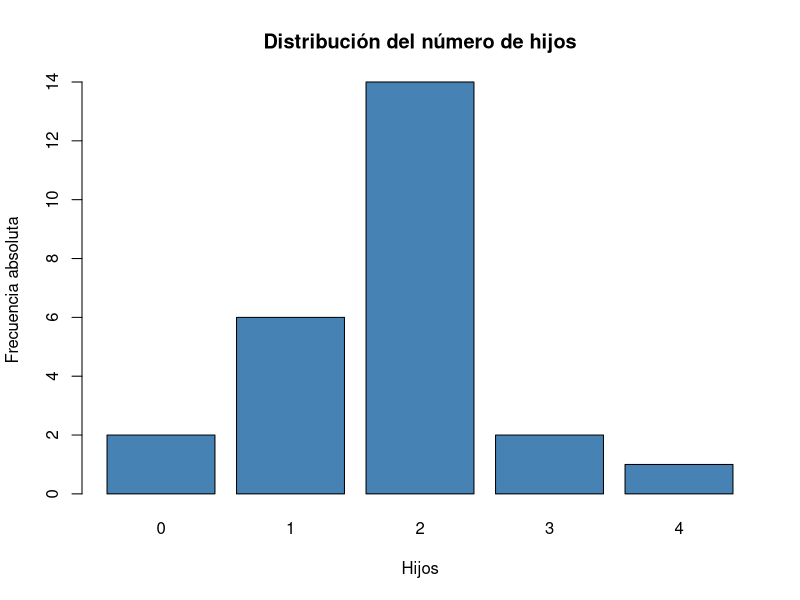
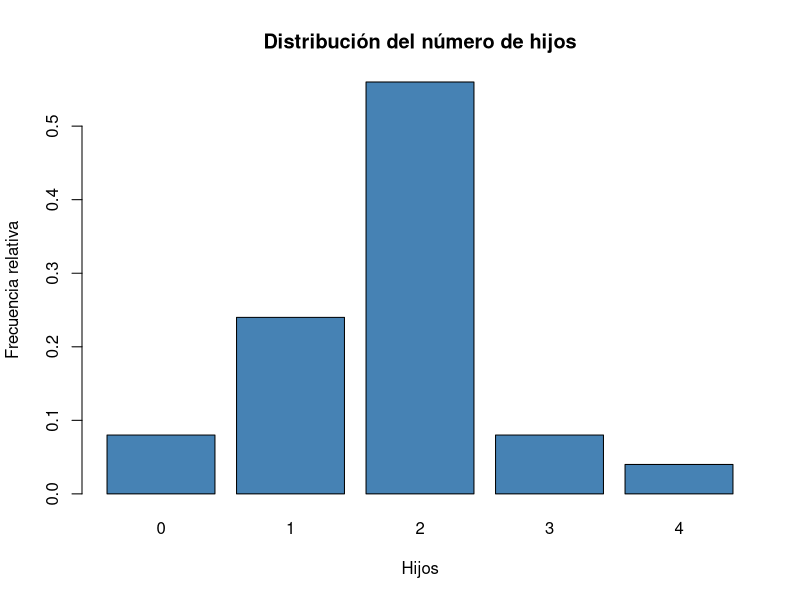
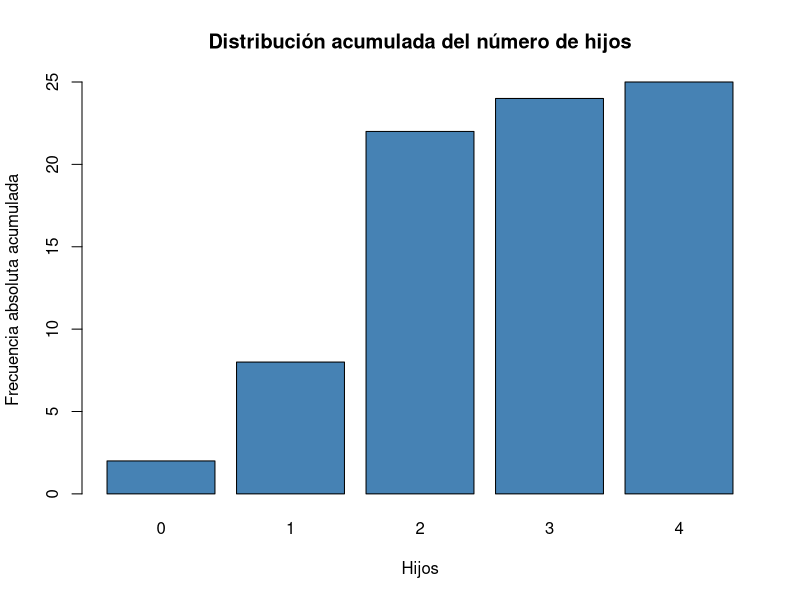
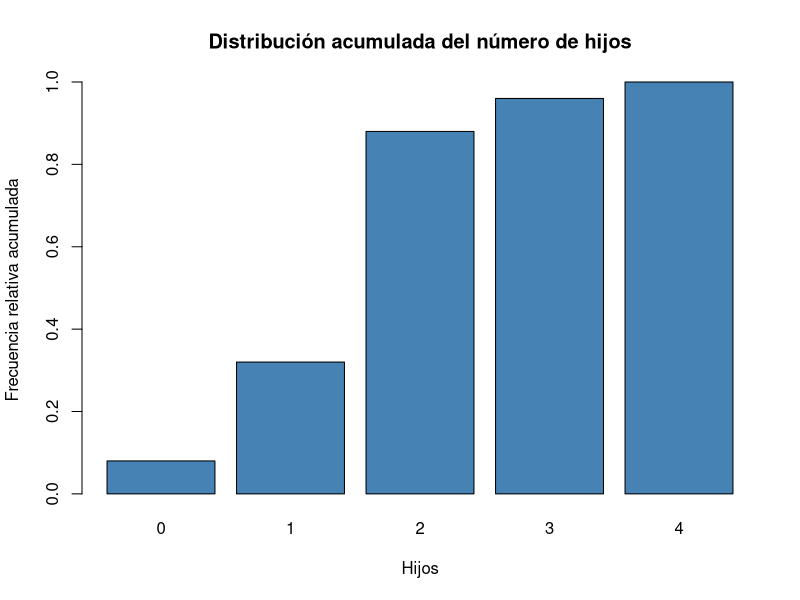
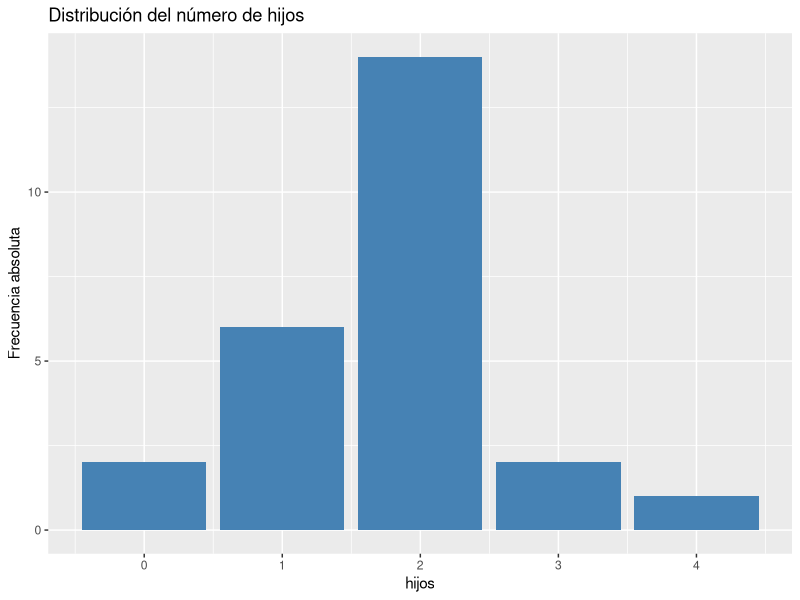
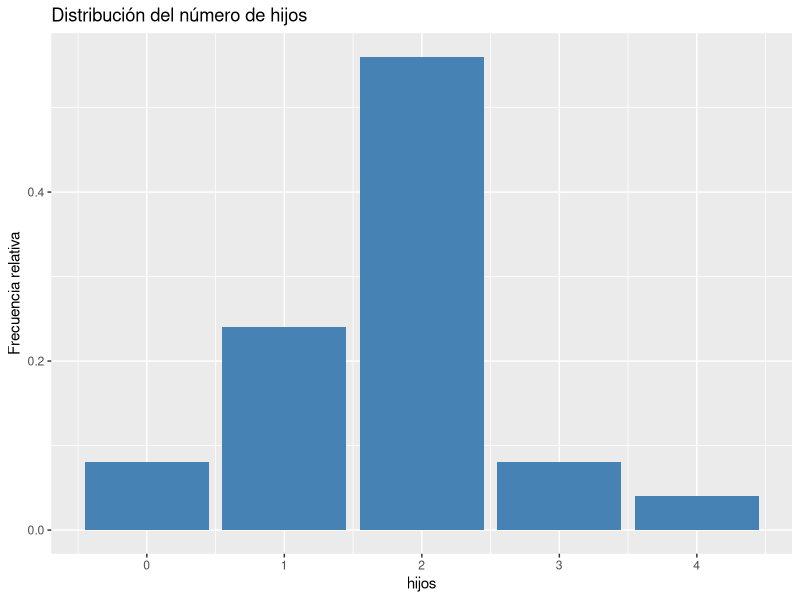
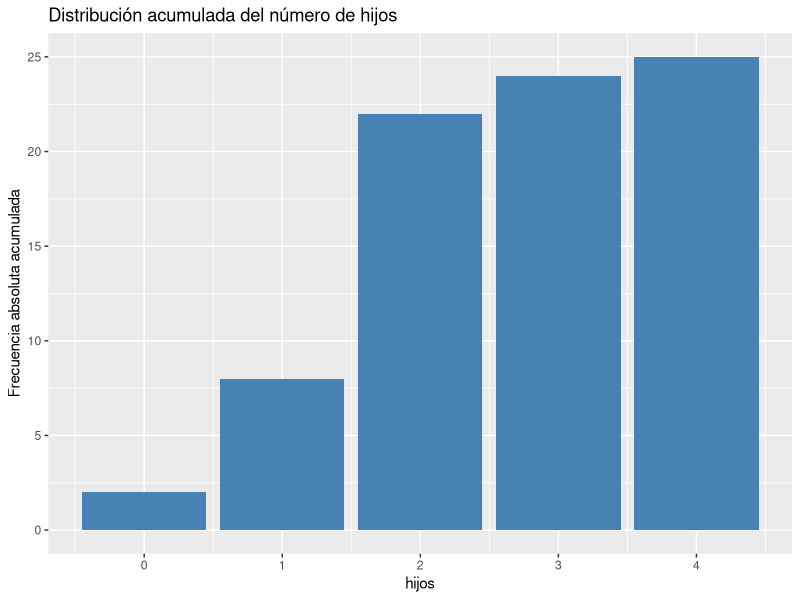
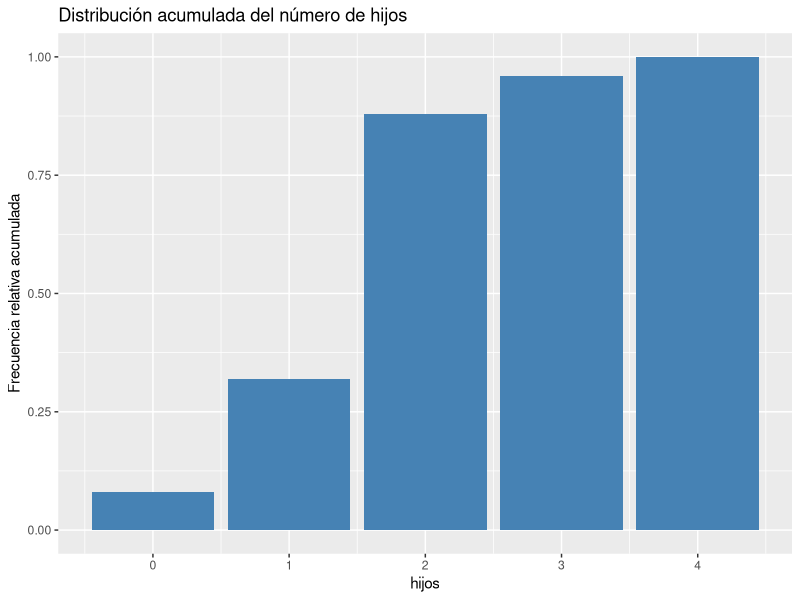

Write the R code that produced these figures, in order.
## ---- chunk 1
    df <- data.frame(hijos = c(1, 2, 4, 2, 2, 2, 3, 2, 1, 1, 0, 2, 2, 0, 2, 2, 1, 2, 2, 3, 1, 2, 2, 1, 2))
## ---- chunk 2
    library(tidyverse)
    df <- tibble(hijos = c(1, 2, 4, 2, 2, 2, 3, 2, 1, 1, 0, 2, 2, 0, 2, 2, 1, 2, 2, 3, 1, 2, 2, 1, 2))
## ---- chunk 3
    library(knitr)
    # Frecuencias absolutas.
    ni <- table(df$hijos)
    # Frecuencias relativas
    fi <- prop.table(ni)
    # Frecuencias acumuladas.
    Ni <- cumsum(ni)
    # Frecuencias relativas acumuladas.
    Fi <- cumsum(fi)
    # Creamos un data frame con las frecuencias.
    tabla_frec <- cbind(ni, fi, Ni, Fi)
    kable(tabla_frec)
## ---- chunk 4
    library(knitr)
    # Calculamos la tabla de frecuencias absolutas.
    df |> count(hijos) |>
        # Añadimos nuevas columnas con las frecuencias relativas, acumuladas y relativas acumuladas.
        mutate(fi = n/sum(n), Ni = cumsum(n), Fi = cumsum(n)/sum(n)) |>
        kable()
## ---- chunk 5
    # Diagrama de barras de frecuencias absolutas.
    barplot(ni, col = "steelblue", main = "Distribución del número de hijos", xlab = "Hijos", ylab = "Frecuencia absoluta")
    # Diagrama de barras de frecuencias relativas.
    barplot(fi, col = "steelblue", main = "Distribución del número de hijos", xlab = "Hijos", ylab = "Frecuencia relativa")
    # Diagrama de barras de frecuencias absolutas acumuladas.
    barplot(Ni, col = "steelblue", main = "Distribución acumulada del número de hijos", xlab = "Hijos", ylab = "Frecuencia absoluta acumulada")
    # Diagrama de barras de frecuencias relativas acumuladas.
    barplot(Fi, col = "steelblue", main = "Distribución acumulada del número de hijos", xlab = "Hijos", ylab = "Frecuencia relativa acumulada")
## ---- chunk 6
    # Diagrama de barras de frecuencias absolutas
    # Añadimos la variable a la dimensión x.
    df |> ggplot(aes(x = hijos)) +
        # Añadimos la geometría de barras.
        geom_bar(fill = "steelblue") +
        # Añadimos el título y las etiquetas de los ejes. 
        labs(title = "Distribución del número de hijos", y = "Frecuencia absoluta")
    
    # Diagrama de barras de frecuencias relativas
    # Añadimos la variable a la dimensión x.
    df |> ggplot(aes(x = hijos)) +
        # Añadimos la geometría de barras y asignamos a la dimensión y las frecuencias relativas.
        geom_bar(aes(y = after_stat(count/sum(count))), fill = "steelblue") +
        # Añadimos el título y las etiquetas de los ejes.
        labs(title = "Distribución del número de hijos", y = "Frecuencia relativa")

    # Diagrama de barras de frecuencias acumuladas
    # Añadimos la variable a la dimensión x.
    df |> ggplot(aes(x = hijos)) +
        # Añadimos la geometría de barras y asignamos a la dimensión y las frecuencias absolutas acumuladas.
        geom_bar(aes(y = after_stat(cumsum(count))), fill = "steelblue") +
        # Añadimos el título y las etiquetas de los ejes.
        labs(title = "Distribución acumulada del número de hijos", y = "Frecuencia absoluta acumulada")
    
    # Diagrama de barras de frecuencias acumuladas
    # Añadimos la variable a la dimensión x.
    df |> ggplot(aes(x = hijos)) +
        # Añadimos la geometría de barras y asignamos a la dimensión y las frecuencias relativas acumuladas.
        geom_bar(aes(y = after_stat(cumsum(count)/sum(count))), fill = "steelblue") +
        # Añadimos el título y las etiquetas de los ejes.
        labs(title = "Distribución acumulada del número de hijos", y = "Frecuencia relativa acumulada")
## ---- chunk 7
    # Frecuencias relativas.
    plot(fi, type = "l", col = "steelblue", main = "Distribución del número de hijos", xlab = "Hijos", ylab = "Frecuencia relativa")
## ---- chunk 8
    # Calculamos las frecuencias absolutas.
    df |> count(hijos) |> 
        # Añadimos una nueva columna con las frecuencias relativas.
        mutate(fi = n/sum(n)) |>
        # Añadimos los hijos a la dimensión x y las frecuencias relativas a la dimensión y.
        ggplot(aes(x = hijos, y = fi)) +
        # Añadimos la geometría de líneas.
        geom_line(col = "steelblue") +
        # Añadimos el título y las etiquetas de los ejes.
        labs(title = "Distribución del número de hijos", y = "Frecuencia relativa")
## ---- chunk 9
    df <- data.frame(urgencias = c(15, 23, 12, 10, 28, 50, 12, 17, 20, 21, 18, 13, 11, 12, 26, 30, 6, 16, 19, 22, 14, 17, 21, 28, 9, 16, 13, 11, 16, 20))
## ---- chunk 10
    library(tidyverse)
    df <- tibble(urgencias = c(15, 23, 12, 10, 28, 50, 12, 17, 20, 21, 18, 13, 11, 12, 26, 30, 6, 16, 19, 22, 14, 17, 21, 28, 9, 16, 13, 11, 16, 20))
## ---- chunk 11
    boxplot(df$urgencias, col = "steelblue",  horizontal = T, main = "Distribución del número de urgencias", xlab = "Número de urgencias")
## ---- chunk 12
    # Añadimos la variable a la dimensión x.
    df |> ggplot(aes(x = urgencias)) +
        # Añadimos la geometría de cajas.
        geom_boxplot(fill = "steelblue") +
        # Eliminamos las marcas del eje y.
        scale_y_continuous(breaks = NULL) +
        # Añadimos el título y las etiquetas.
        labs(title = "Distribución del número de urgencias", x = "Número de urgencias")
## ---- chunk 13
    # Eliminamos el dato atípico.
    df <- df[df$urgencias != 50, , drop = F]
## ---- chunk 14
    # Eliminamos el dato atípico.
    df <- filter(df, urgencias != 50)
## ---- chunk 15
    library(knitr)
    # Calculamos las frecuencias absolutas agrupando en 5 clases desde 5 hasta 30.
    ni <- table(cut(df$urgencias, breaks = seq(5, 30, 5)))
    # Frecuencias relativas
    fi <- prop.table(ni)
    # Frecuencias acumuladas.
    Ni <- cumsum(ni)
    # Frecuencias relativas acumuladas.
    Fi <- cumsum(fi)
    # Creación de un data frame con las frecuencias.
    tabla_frec <- cbind(ni, fi, Ni, Fi)
    kable(tabla_frec)
## ---- chunk 16
    library(knitr)
    # Añadimos una nueva columna al data frame con la clase a la que pertenece cada individuo.
    df |> mutate(urgencias_int = cut(urgencias, breaks = seq(5, 30, 5))) |> 
        # Calculamos la tabla de frecuencias absolutas.
        count(urgencias_int) |>
        # Añadimos nuevas columnas con la frecuencia relativa, acumulada y relativa acumulada.
        mutate(fi = n/sum(n), Ni = cumsum(n), Fi = cumsum(n)/sum(n)) |>
        kable()
## ---- chunk 17
    # Histograma de frecuencias absolutas.
    histo <- hist(df$urgencias, breaks = seq(5, 30, 5), col = "steelblue", main = "Distribución del número de urgencias", xlab = "urgencias", ylab = "Frecuencia absoluta")
    ni <- histo$counts

    # Histograma de frecuencias relativas.
    # Modificamos el campo counts del histograma para que contenga las frecuencias relativas.
    histo$counts <- ni/sum(ni)
    plot(histo, col = "steelblue", main = "Distribución del número de urgencias", xlab = "urgencias", ylab = "Frecuencia relativa")
    
    # Histograma de frecuencias absolutas acumuladas.
    # Modificamos el campo counts del histograma para que contenga las frecuencias absolutas acumuladas.
    histo$counts <- cumsum(ni)
    plot(histo, col = "steelblue", main = "Distribución acumulada del número de urgencias", xlab = "urgencias", ylab = "Frecuencia absoluta acumulada")
    
    # Histograma de frecuencias relativas acumuladas.
    # Modificamos el campo counts del histograma para que contenga las frecuencias relativas.
    histo$counts <- cumsum(ni)/sum(ni)
    plot(histo, col = "steelblue", main = "Distribución acumulada del número de urgencias", xlab = "urgencias", ylab = "Frecuencia relativa acumulada", )
## ---- chunk 18
    # Histograma de frecuencias absolutas
    # Añadimos la variable a la dimensión x.
    df |> ggplot(aes(x = urgencias)) +
        # Añadimos la geometría de histograma creando clases de amplitud 5 desde 5 hasta 30.
        geom_histogram(breaks = seq(5, 30, 5), fill = "steelblue", col = "white") + 
        # Añadimos el título y las etiquetas de los ejes.
        labs(title = "Distribución del número de urgencias", x = "Número de urgencias", y = "Frecuencia absoluta")
    
    # Histograma de frecuencias relativas
    # Añadimos la variable a la dimensión x.
    df |> ggplot(aes(x = urgencias)) +
        # Añadimos la geometría de histograma y asignamos a la dimensión y las frecuencias relativas.
        geom_histogram(aes(y = after_stat(count/sum(count))), breaks = seq(5, 30, 5), fill = "steelblue", col = "white") +
        # Añadimos el título y las etiquetas de los ejes.
        labs(title = "Distribución del número de urgencias", x = "Número de urgencias", y = "Frecuencia relativa")
    
    # Histograma de frecuencias acumuladas
    # Añadimos la variable a la dimensión x.
    df |> ggplot(aes(x = urgencias)) +
        # Añadimos la geometría de histograma y asignamos a la dimensión y las frecuencias absolutas acumuladas.
        geom_histogram(aes(y = after_stat(cumsum(count))), breaks = seq(5, 30, 5), fill = "steelblue", col = "white") +
        # Añadimos el título y las etiquetas de los ejes.
        labs(title = "Distribución acumulada del número de urgencias", x = "Número de urgencias", y = "Frecuencia absoluta acumulada")
    
    # Histograma de frecuencias relativas acumuladas
    # Añadimos la variable a la dimensión x.
    df |> ggplot(aes(x = urgencias)) +
        # Añadimos la geometría de histograma y asignamos a la dimensión y las frecuencias relativas acumuladas. 
        geom_histogram(aes(y = after_stat(cumsum(count)/sum(count))),  breaks = seq(5, 30, 5), fill = "steelblue", col = "white") +
        
        labs(title = "Distribución acumulada del número de urgencias", x = "Número de urgencias", y = "Frecuencia relativa acumulada")
## ---- chunk 19
    # Ojiva
    # Definimos los puntos de corte de los intervalos.
    cortes = seq(5, 30, 5)
    # Calculamos las frecuencias absolutas agrupando en 5 clases.
    ni <- table(cut(df$urgencias, breaks = cortes))
    # Calculamos las frecuencias relativas acumuladas.
    Fi <- c(0, cumsum(ni)/sum(ni))
    # Dibujamos el polígono de frecuencias relativas acumuladas.
    plot(cortes, Fi, type = "l", col = "steelblue", main = "Distribución acumulada del número de urgencias", xlab = "Número de urgencias", ylab = "Frecuencia relativa acumulada")
## ---- chunk 20
    # Ojiva
    # Definimos los puntos de corte de los intervalos.
    cortes <- seq(5, 30, 5)
    # Añadimos una nueva columna al data frame con la clase a la que pertenece cada individuo, tomando 5 intervalos desde 5 hasta 30.
    tabla_frec <- df |> mutate(urgencias_int = cut(df$urgencias, breaks = cortes)) |> 
        # Calculamos las frecuencias absolutas de cada clase.
        count(urgencias_int) |>
        # Añadimos una nueva columna con las frecuencias relativas acumuladas.
        mutate(cortes = cortes[-1], Fi = cumsum(n)/sum(n)) |>
        # Seleccionamos las columnas que nos interesan.
        select(cortes, Fi) 
    # Añadimos una fila con el primer punto de corte y frecuencia relativa acumulada 0.
    tabla_frec <- rbind(data.frame(cortes = cortes[1], Fi = 0), tabla_frec)
    # Dibujamos el polígono de frecuencias relativas acumuladas.
    # Añadimos los cortes a la dimensión x y las frecuencias relativas acumuladas a
    ggplot(tabla_frec, aes(x = cortes , y = Fi)) +
        # Añadimos la geometría de líneas.
        geom_line(col = "steelblue") +
        # Añadimos el título y las etiquetas de los ejes.
        labs(title = "Distribución del número de urgencias", x = "Número de urgencias", y = "Frecuencia relativa acumulada")
## ---- chunk 21
    df <- data.frame(grupo_sanguineo = c("A", "B", "B", "A", "AB", "0", "0", "A", "B", "B", "A", "A", "A", "A", "AB", "A", "A", "A", "B", "0", "B", "B", "B", "A", "A", "A", "0", "A", "AB", "0"))
## ---- chunk 22
    library(tidyverse)
    df <- tibble(grupo_sanguineo = c("A", "B", "B", "A", "AB", "0", "0", "A", "B", "B", "A", "A", "A", "A", "AB", "A", "A", "A", "B", "0", "B", "B", "B", "A", "A", "A", "0", "A", "AB", "0"))
## ---- chunk 23
    library(knitr)
    # Frecuencias absolutas.
    ni <- table(df$grupo_sanguineo)
    # Frecuencias relativas
    fi <- prop.table(ni)
    tabla_frec <- cbind(ni, fi)
    kable(tabla_frec)
## ---- chunk 24
    library(knitr)
    # Calculamos la tabla de frecuencias absolutas.
    df |> count(grupo_sanguineo) |> 
        # Añadimos una nueva columna con las frecuencias relativas.
        mutate(fi = n/sum(n)) |>
        kable()
## ---- chunk 25
    pie(ni, col = 1:length(ni), main = "Distribución de los grupos sanguíneos")
## ---- chunk 26
    # Añadimos la variable a la dimensión fill, y dejamos la dimensión x vacía.
    df |> ggplot(aes(x = "", fill = grupo_sanguineo)) +
        # Añadimos la geometría de barras.
        geom_bar(color = "white") +
        # Cambiamos a coordenadas polares.
        coord_polar(theta = "y") +
        # Añadimos el título y las etiquetas de los ejes.
        labs(title = "Distribución de los grupos sanguíneos", fill = "Grupo sanguíneo") +
        # Eliminamos los ejes y el fondo del gráfico.
        theme_void() 
## ---- chunk 27
    df <- data.frame(
        edad = c(31, 45, 35, 65, 21, 38, 62, 22, 31, 62, 39, 62, 59, 21, 62, 80, 68, 65, 40, 78, 69, 75, 31, 65, 59, 49, 65), 
        estado_civil = rep(c("Soltero", "Casado", "Viudo", "Divorciado"), c(9, 6, 7, 5)))
## ---- chunk 28
    df <- tibble(
        edad = c(31, 45, 35, 65, 21, 38, 62, 22, 31, 62, 39, 62, 59, 21, 62, 80, 68, 65, 40, 78, 69, 75, 31, 65, 59, 49, 65), 
        estado_civil = rep(c("Soltero", "Casado", "Viudo", "Divorciado"), c(9, 6, 7, 5)))
## ---- chunk 29
    library(knitr)
    table(df$estado_civil) |> kable()
## ---- chunk 30
    library(knitr)
    # Calculamos las frecuencias absolutas del estado civil.
    df |> count(estado_civil)
## ---- chunk 31
    # Añadimos una nueva columna al data frame con la clase a la que pertenece cada individuo, tomando intervalos de amplitud 10 desde 20 hasta 80.
    df |> mutate(edad_int = cut(edad, breaks = seq(20, 80, 10))) |>
        # Agrupamos por estado civil.
        group_by(estado_civil) |>
        # Calculamos las frecuencias absolutas.
        count(edad_int) |> 
        # Añadimos nuevas columnas con las frecuencias relativas, acumuladas y relativas acumuladas.
        mutate(fi = n/sum(n), Ni = cumsum(n), Fi = cumsum(n)/sum(n)) |>
        kable()
## ---- chunk 32
    boxplot(edad ~ estado_civil, data = df, horizontal = T, col = "steelblue", main = "Distribución de la edad según el estado civil", xlab = "Edad", ylab = "Estado civil")
## ---- chunk 33
    # Añadimos la variable a la dimensión x y el estado civil a la dimensión fill.
    df |> ggplot(aes(x = edad, fill = estado_civil)) +
        # Añadimos la geometría de cajas.
        geom_boxplot() +
        # Eliminamos las marcas del eje y.
        scale_y_continuous(breaks = NULL) +
        # Añadimos el título y las etiquetas de los ejes y leyenda.
        labs(title = "Distribución de la edad según el estado civil", x = "Edad", fill = "Estado civil") 
## ---- chunk 34
    # Añadimos la variable a la dimensión x y el estado civil a la dimensión fill.
    df |> ggplot(aes(x = edad, fill = estado_civil)) +
        # Añadimos la geometría de histograma creando clases de amplitud 10 desde 20 hasta 80.
        geom_histogram(breaks = seq(20, 80, 10), position = "stack") +
        # Añadimos el título y las etiquetas de los ejes.
        labs(title = "Distribución de la edad según el estado civil", x = "Edad", y = "Frecuencia", fill = "Estado civil") 
## ---- chunk 35
    # Añadimos la variable a la dimensión x y el estado civil a la dimensión fill.
    df |> ggplot(aes(x = edad, fill = estado_civil)) +
       # Añadimos la geometría de histograma creando clases de amplitud 10 desde 20 hasta 80.
        geom_histogram(breaks = seq(20, 80, 10)) +
        # Añadimos facetas el estado civil.
        facet_wrap(~ estado_civil) +
        # Añadimos el título y las etiquetas de los ejes.
        labs(title = "Distribución de la edad según el estado civil", x = "Edad", y = "Frecuencia", fill = "Estado civil") 
